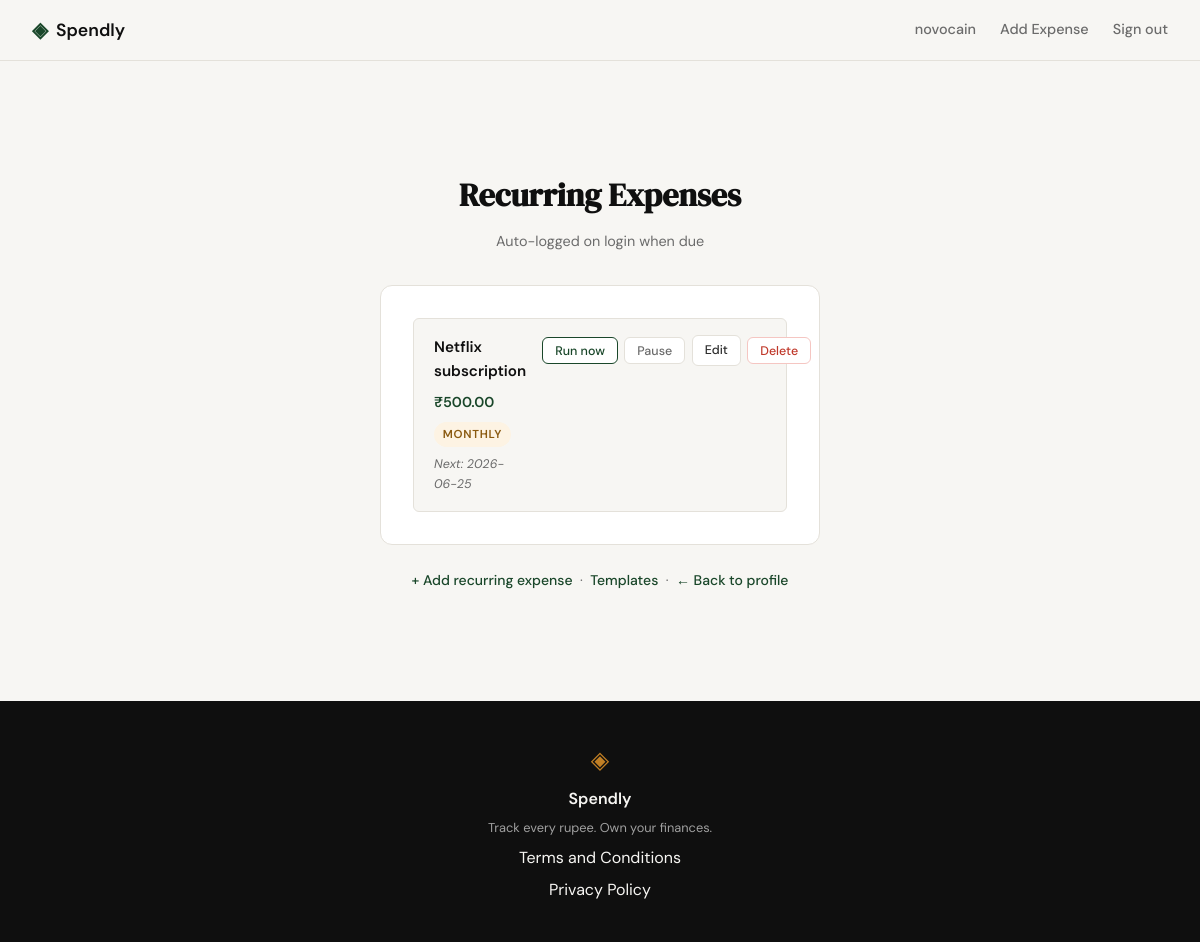
/recurring (signed in), run on an earlier commit of the app's database.
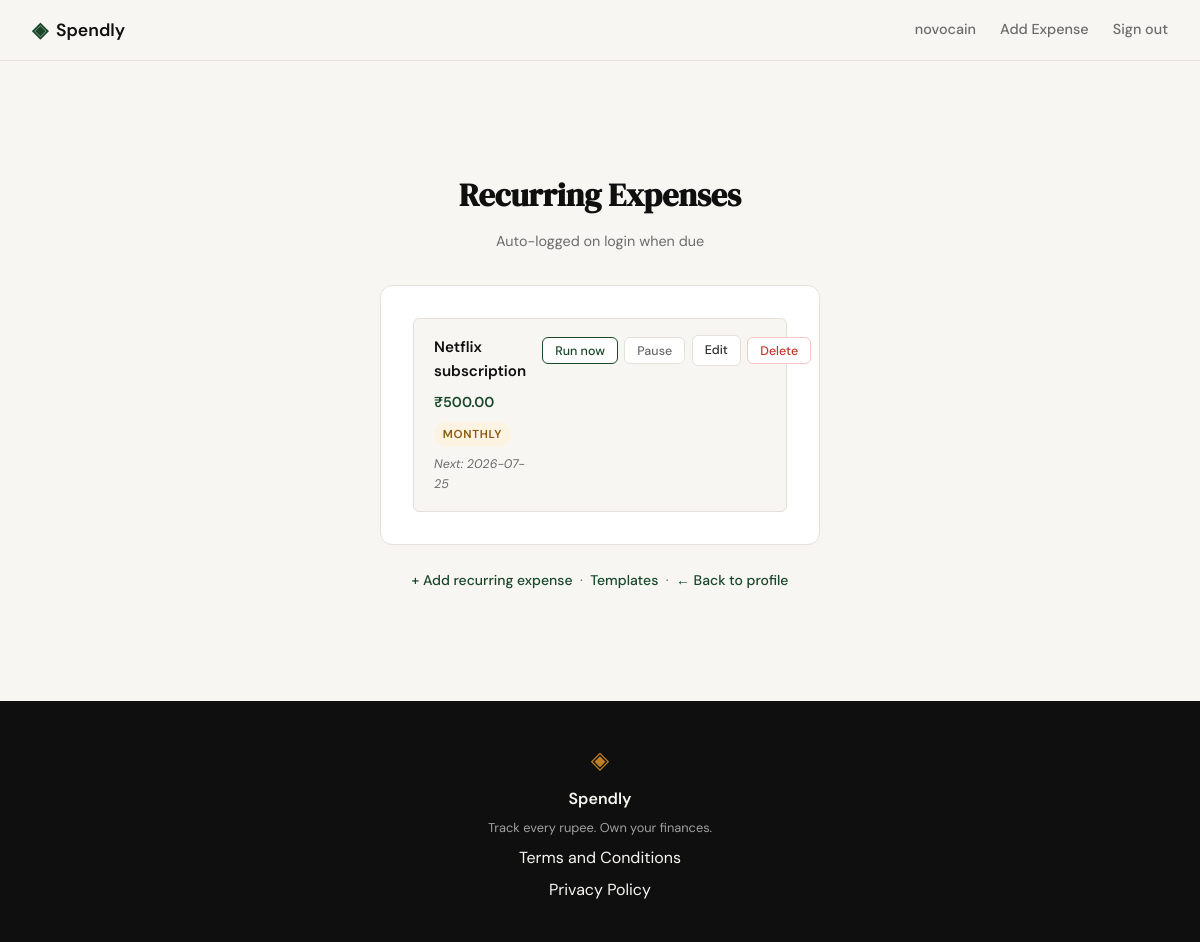
And on a later commit of the database.
### tables this page shows
CREATE TABLE recurring_expenses (
            id              INTEGER PRIMARY KEY AUTOINCREMENT,
            user_id         INTEGER NOT NULL REFERENCES users(id),
            template_id     INTEGER NOT NULL REFERENCES expense_templates(id),
            frequency       TEXT    NOT NULL,
            next_run_date   TEXT    NOT NULL,
            description     TEXT,
            is_active       INTEGER NOT NULL DEFAULT 1,
            created_at      TEXT    DEFAULT (datetime('now'))
        );

CREATE TABLE expense_templates (
            id          INTEGER PRIMARY KEY AUTOINCREMENT,
            user_id     INTEGER NOT NULL REFERENCES users(id),
            name        TEXT    NOT NULL,
            amount      REAL    NOT NULL,
            category    TEXT    NOT NULL,
            description TEXT,
            created_at  TEXT    DEFAULT (datetime('now'))
        );

### app.py (the view)
@app.route("/recurring", methods=["GET"])
def recurring():
    if not session.get("user_id"):
        return redirect(url_for("login"))
    schedules = get_recurring_schedules(session["user_id"])
    return render_template("recurring.html", recurring=schedules)

### database/db.py (called while the page is built)
def get_db():
    conn = sqlite3.connect(DB_PATH)
    conn.row_factory = sqlite3.Row
    conn.execute("PRAGMA foreign_keys = ON")
    return conn

def get_recurring_for_user(user_id):
    conn = get_db()
    rows = conn.execute(
        "SELECT r.id, r.user_id, r.template_id, r.frequency, r.next_run_date, "
        "       r.description, r.is_active, r.created_at, "
        "       t.name AS template_name, t.amount, t.category "
        "FROM recurring_expenses r "
        "JOIN expense_templates t ON t.id = r.template_id "
        "WHERE r.user_id = ? "
        "ORDER BY r.next_run_date ASC",
        (user_id,),
    ).fetchall()
    conn.close()
    return [dict(row) for row in rows]

### database/queries.py (called while the page is built)
def get_recurring_schedules(user_id):
    rows = get_recurring_for_user(user_id)
    return [
        {
            "id": row["id"],
            "template_id": row["template_id"],
            "template_name": row["template_name"],
            "amount": "{:,.2f}".format(row["amount"]),
            "category": row["category"],
            "frequency": row["frequency"],
            "next_run_date": row["next_run_date"],
            "description": row["description"],
            "is_active": bool(row["is_active"]),
        }
        for row in rows
    ]

### templates/recurring.html (shortened to what this page needs)
{% extends "base.html" %}
{% block head %}
<link rel="stylesheet" href="{{ url_for('static', filename='css/style.css') }}">
{% endblock %}
{% block content %}
<section class="auth-section">
    <div class="auth-container">
        <div class="auth-header">
            <h1 class="auth-title">Recurring Expenses</h1>
            <p class="auth-subtitle">Auto-logged on login when due</p>
        </div>
        <div class="auth-card">
            {% if recurring %}
            <div class="template-list">
                {% for r in recurring %}
                <div class="template-card recurring-card">
                    <div class="template-info">
                        <span class="template-name">{{ r.template_name }}</span>
                        <span class="template-amount">₹{{ r.amount }}</span>
                        <span class="badge badge-{{ r.frequency }}">{{ r.frequency }}</span>
                        <span class="recurring-next">Next: {{ r.next_run_date }}</span>
                    </div>
                    <div class="template-actions">
                        <form method="POST" action="{{ url_for('run_recurring_now', id=r.id) }}" class="form-inline">
                            <button type="submit" class="btn-small btn-run-now">Run now</button>
                        </form>
                        <form method="POST" action="{{ url_for('toggle_recurring_route', id=r.id) }}" class="form-inline">
                            <button type="submit" class="btn-small btn-pause">
                                {{ 'Pause' if r.is_active else 'Resume' }}
                            </button>
                        </form>
                        <a href="{{ url_for('edit_recurring', id=r.id) }}" class="btn-small btn-edit">Edit</a>
                        <form method="POST" action="{{ url_for('delete_recurring_route', id=r.id) }}" class="form-inline">
                            <button type="submit" class="btn-small btn-delete"
                                    onclick="return confirm('Delete this recurring expense?')">Delete</button>
                        </form>
                    </div>
                </div>
                {% endfor %}
            </div>
            {% else %}
            <div class="empty-state">
                <p>No recurring expenses yet.</p>
                <p>Create a template first, then schedule it to repeat.</p>
            </div>
            {% endif %}
        </div>
        <p class="auth-switch">
            <a href="{{ url_for('add_recurring') }}">+ Add recurring expense</a>
            &nbsp;·&nbsp;
            <a href="{{ url_for('templates') }}">Templates</a>
            &nbsp;·&nbsp;
            <a href="{{ url_for('profile') }}">← Back to profile</a>
        </p>
    </div>
</section>
{% endblock %}

### templates/base.html (shortened to what this page needs)
<!DOCTYPE html>
<html lang="en">
<head>
    <link rel="stylesheet" href="{{ url_for('static', filename='css/style.css') }}">
    {% block head %}{% endblock %}
</head>
<body>
    <nav class="navbar">
        <div class="nav-inner">
            <a href="{{ url_for('landing') }}" class="nav-brand">
                <span class="brand-icon">◈</span>
                <span class="brand-name">Spendly</span>
            </a>
            <div class="nav-links">
                {% if session.user_id %}
                <a href="{{ url_for('profile') }}" class="nav-username">{{ session.user_name }}</a>
                <a href="{{ url_for('add_expense') }}">Add Expense</a>
                <a href="{{ url_for('logout') }}">Sign out</a>
                {% else %}
                <a href="{{ url_for('login') }}">Sign in</a>
                <a href="{{ url_for('register') }}" class="nav-cta">Get started</a>
                {% endif %}
            </div>
        </div>
    </nav>
    <main class="main-content">
        {% block content %}{% endblock %}
    </main>
    <footer class="footer">
        <div class="footer-inner">
            <span class="brand-icon">◈</span>
            <span class="footer-name">Spendly</span>
            <p class="footer-copy">Track every rupee. Own your finances.</p>
            <a href="/terms">Terms and Conditions</a>
            <a href="/privacy">Privacy Policy</a>
        </div>
    </footer>
</body>
</html>

### static/css/style.css (style rules this page uses)
:root { --ink: #0f0f0f; --ink-soft: #2d2d2d; --ink-muted: #6b6b6b; --ink-faint: #a0a0a0; --paper: #f7f6f3; --paper-warm: #f0ede6; --paper-card: #ffffff; --accent: #1a472a; --accent-light: #e8f0eb; --accent-2: #c17f24; --accent-2-light: #fdf3e3; --danger: #c0392b; --danger-light: #fdecea; --border: #e4e1da; --border-soft: #eeebe4; --font-display: 'DM Serif Display', Georgia, serif; --font-body: 'DM Sans', system-ui, sans-serif; --max-width: 1200px; --auth-width: 440px; --radius-sm: 6px; --radius-md: 12px; --radius-lg: 20px; }
*, *::before, *::after { box-sizing: border-box; margin: 0; padding: 0; }
html { font-size: 16px; scroll-behavior: smooth; }
body { background: var(--paper); color: var(--ink); font-family: var(--font-body); font-size: 1rem; line-height: 1.6; -webkit-font-smoothing: antialiased; }
a { color: inherit; text-decoration: none; }
.navbar { position: sticky; top: 0; z-index: 100; background: var(--paper); border-bottom: 1px solid var(--border); padding: 0 2rem; }
.nav-inner { max-width: var(--max-width); margin: 0 auto; height: 60px; display: flex; align-items: center; justify-content: space-between; }
.nav-brand { display: flex; align-items: center; gap: 0.5rem; font-family: var(--font-body); font-weight: 600; font-size: 1.1rem; color: var(--ink); }
.brand-icon { color: var(--accent); font-size: 1.3rem; }
.brand-name { color: var(--ink); }
.nav-links { display: flex; align-items: center; gap: 1.5rem; font-size: 0.9rem; font-weight: 500; }
.nav-links a { color: var(--ink-muted); transition: color 0.2s; }
.main-content { min-height: calc(100vh - 60px - 100px); }
.auth-section { min-height: calc(100vh - 60px - 100px); display: flex; align-items: center; justify-content: center; padding: 3rem 2rem; }
.auth-container { width: 100%; max-width: var(--auth-width); }
.auth-header { text-align: center; margin-bottom: 2rem; }
.auth-title { font-family: var(--font-display); font-size: 2rem; color: var(--ink); margin-bottom: 0.5rem; }
.auth-subtitle { font-size: 0.9rem; color: var(--ink-muted); }
.auth-card { background: var(--paper-card); border: 1px solid var(--border); border-radius: var(--radius-md); padding: 2rem; margin-bottom: 1.5rem; }
.auth-switch { text-align: center; font-size: 0.875rem; color: var(--ink-muted); }
.auth-switch a { color: var(--accent); font-weight: 500; }
.footer { background: var(--ink); color: var(--paper); padding: 2.5rem 2rem; text-align: center; }
.footer-inner { display: flex; flex-direction: column; align-items: center; gap: 0.4rem; }
.footer .brand-icon { color: var(--accent-2); font-size: 1.5rem; }
.footer-name { font-weight: 600; font-size: 1rem; }
.footer-copy { font-size: 0.8rem; color: var(--ink-faint); }
.template-list { display: flex; flex-direction: column; gap: 0.75rem; }
.template-card { border: 1px solid var(--border); border-radius: var(--radius-sm); padding: 1rem 1.25rem; display: flex; align-items: flex-start; justify-content: space-between; gap: 1rem; background: var(--paper); }
.template-info { display: flex; flex-wrap: wrap; align-items: center; gap: 0.5rem; }
.template-name { font-weight: 600; color: var(--ink); font-size: 0.95rem; }
.template-amount { font-weight: 600; color: var(--accent); font-size: 0.9rem; }
.template-actions { display: flex; align-items: center; gap: 0.4rem; flex-shrink: 0; }
.recurring-next { font-size: 0.78rem; color: var(--ink-muted); font-style: italic; }
.badge { font-size: 0.72rem; font-weight: 600; text-transform: uppercase; letter-spacing: 0.06em; padding: 0.2rem 0.55rem; border-radius: 999px; }
.badge-monthly { background: var(--accent-2-light); color: #8a5a10; }
.btn-small { display: inline-block; padding: 0.3rem 0.75rem; font-size: 0.78rem; font-weight: 500; font-family: var(--font-body); border-radius: var(--radius-sm); cursor: pointer; border: 1px solid var(--border); background: var(--paper-card); color: var(--ink-soft); text-decoration: none; transition: all 0.15s; }
.btn-run-now { border-color: var(--accent); color: var(--accent); }
.btn-pause { color: var(--ink-muted); }
.btn-delete { border-color: #f5c6c2; color: var(--danger); }
.form-inline { display: inline; }

What changed in the data, as far as the page shows it:
changed recurring_expenses "Pause": next_run_date "2026-06-25" → "2026-07-25"
